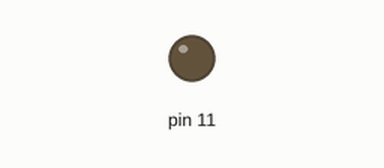
Bench run of a sketch on a simulated Arduino Uno, built with avr-gcc and run on an emulated ATmega328P. On the bench: output pins drawn as LEDs (lit = HIGH).

Above: at 0.6 s.
At 5.1 s:
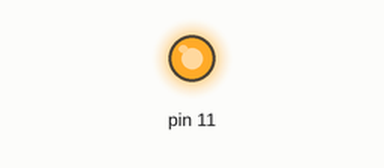
Timing chart, 0 to 6.6 s (numbered marks = the images above):
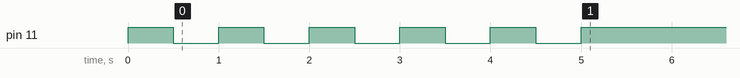

Measured:
- by itself, pin 11: alternates HIGH for 0.50 s and LOW for 0.50 s, 10 changes in all, then stays HIGH

The sketch:

AccendiLed.ino
```cpp
// Classe LED
class LED {
  private:
    int pin; // Pin del LED
    bool stato = false;
  public:
    // Costruttore: imposta la modalità del pin del LED come output
    LED(int p) {
      pin = p;
      pinMode(pin, OUTPUT);
    }

    // Metodo per accendere il LED
    void accendi() {
      digitalWrite(pin, HIGH);
      stato = true;
    }

    // Metodo per spegnere il LED
    void spegni() {
      digitalWrite(pin, LOW);
      stato = false;
    }
    // metodo che inverte lo stato del led
    void inverti(){
      //se il led è acceso allora aspetta 1 secondo e poi spegnilo
      if(stato == true){
        delay(1000);
        spegni();
      }else{
        //se il led è spento allora aspetta 1 secondo e poi accendilo
          delay(1000);
          accendi();
      }
    }
    // Metodo per fare lampeggiare il led
    void lampeggio( int nrLampeggi){
      for(int i = 0; i < nrLampeggi; i++){
        accendi();
        delay(500);
        spegni();
        delay(500);
      }
    }

    // Metodo per decidere quale test fare
    void test(int numeroTest){
      switch(numeroTest){
        case 1:
          accendi();
          break;
        case 2:
          spegni();
          break;
        case 3:
          inverti();
          break;
        case 4:
          lampeggio(5);
          break;
        default:
          break;
      }
    }
};

LED led(11);

void setup() {
  led.test(4);
}

void loop() {
  led.test(1);

}
```
